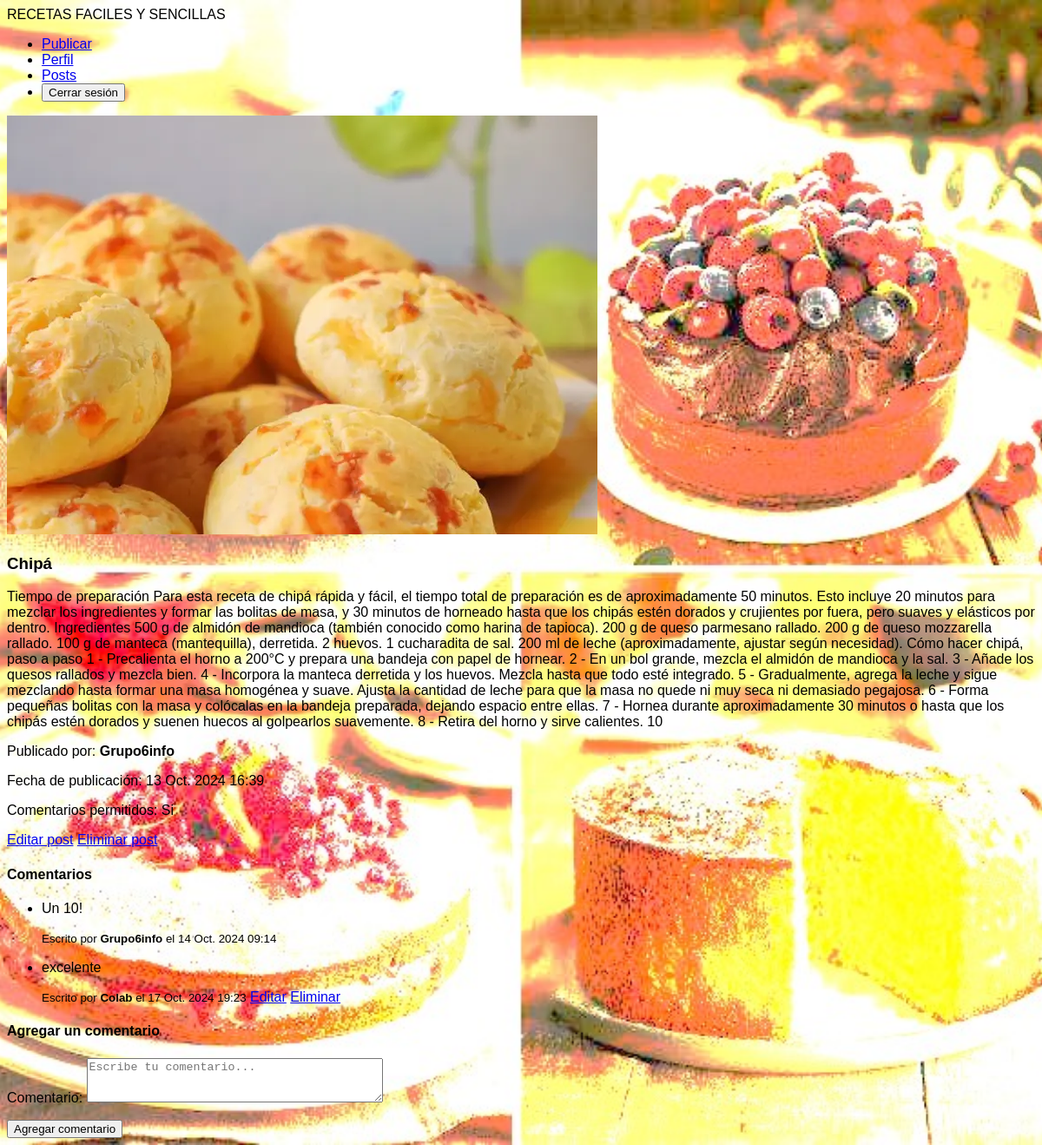
The page /posts/Chipa/ (signed in) on the database its author committed.
### apps/post/models.py (models this page shows, shortened)
class PostImage(models.Model):
    post = models.ForeignKey(
        Post, on_delete=models.CASCADE, related_name='images')
    image = models.ImageField(upload_to=get_image_filename, default='post/default/post_default.png')
    active = models.BooleanField(default=True)

class Post(models.Model):
    id=models.UUIDField(primary_key=True, default=uuid.uuid4, editable=False)
    title= models.CharField(max_length=250)
    slug = models.SlugField(unique=True, max_length=200, blank=True)
    content = RichTextField(max_length=10000)
    author = models.ForeignKey(
        settings.AUTH_USER_MODEL, on_delete=models.CASCADE)
    creation_date = models.DateTimeField(default=timezone.now)
    modification_date = models.DateTimeField(auto_now=True)
    allow_comments = models.BooleanField(default=True)
    category = models.ForeignKey(Category, on_delete=models.SET_NULL, null=True, related_name='posts')

class Comment(models.Model):
    id = models.UUIDField(primary_key=True, default=uuid.uuid4, editable=False)
    content = models.TextField(max_length=500)
    creation_date = models.DateTimeField(auto_now_add=True)
    author= models.ForeignKey(settings.AUTH_USER_MODEL, on_delete=models.CASCADE)
    post = models.ForeignKey(Post, on_delete=models.CASCADE, related_name='comments')

### apps/user/models.py (models this page shows, shortened)
class User(AbstractUser):
    id=models.UUIDField(primary_key=True, default=uuid.uuid4, editable=False)
    alias = models.CharField(max_length=30, blank=True)
    avatar = models.ImageField(
        upload_to=get_avatar_filename, default='user/default/avatar_default.jpg')
    @property
    def is_collaborator(self):
        return self.groups.filter(name='Collaborators').exists()
    @property
    def is_admin(self):
        return self.groups.filter(name='Admins').exists()

### apps/post/views.py (the view, shortened to what this page needs)
# urls.py: path('posts/<slug:slug>/', views.PostDetailView.as_view(), name='post_detail'),
class PostDetailView(DetailView):
    model = Post
    template_name = 'post/post_detail.html'
    context_object_name = 'post'
    def get_context_data(self, **kwargs):
        context = super().get_context_data(**kwargs)
        active_images = self.object.images.filter(active=True)
        context['active_images'] = active_images
        context['add_comment_form'] = CommentForm()
        edit_comment_id = self.request.GET.get('edit_comment')
        delete_comment_id = self.request.GET.get('delete_comment')
        return context

### apps/post/forms.py
class CommentForm(forms.ModelForm):
    class Meta:
        model = Comment
        fields = ['content']
        labels = {
            'content': 'Comentario'
        }
        widgets = {
            'content': forms.Textarea(attrs={'rows': 3, 'placeholder': 'Escribe tu comentario...', 'class': 'p-2'})
        }

### templates/post/post_detail.html (shortened to what this page needs)
{% extends 'layouts/post_layout.html' %}
{% block content %}
{% if active_images %}
    <div class="grid grid-cols-1 sm:grid-cols-2 md:grid-cols-3 gap-4">
        {% for img in active_images %}
            <a href="{{ img.image.url }}" target="_blank">
                <img
                    src="{{ img.image.url }}"
                    alt="Portada del post {{ img.id }}"
                    class="w-[400px] object-cover aspect-[16/9]">
            </a>
        {% endfor %}
    </div>
{% endif %}
<h3 class="text-2xl uppercase font-bold">{{ post.title }}</h3>
<p>{{ post.content }}</p>
<p>Publicado por: <strong class="font-bold">{{ post.author.username }}</strong>
</p>
<p>Fecha de publicación: {{ post.creation_date }}</p>
<p>Comentarios permitidos: {{ post.allow_comments|yesno:"Si,No" }}</p>
<div class="flex mt-8 gap-4">
    <a
        class="bg-blue-500 text-white p-2 rounded-lg"
        href="{% url 'post:post_update' slug=post.slug %}"
    >Editar post</a>
    <a
        class="bg-red-500 text-white p-2 rounded-lg"
        href="{% url 'post:post_delete' slug=post.slug %}"
    >Eliminar post</a>
</div>
<h4 class="mt-8 mb-4">Comentarios</h4>
{% if post.comments.count > 0 %}
    <ul>
        {% for comment in post.comments.all %}
            <li class="mb-8">
                {% if comment.id == editing_comment_id %}
                    <form method="post" action="{% url 'post:comment_update' comment.id %}">
                        {% csrf_token %}
                    <p class="flex flex-col">{{ edit_comment_form.content.label_tag }} {{edit_comment_form.content }}</p>
                    <button type="submit" class="text-blue-500">Actualizar</button>
                    <a href="{% url 'post:post_detail' post.slug %}" class="text-red-500">Cancelar</a>
                    </form>
                {% else %}
                    <p>{{ comment.content }}</p>
                    <small>Escrito por <strong>{{ comment.author.username }}</strong> el {{comment.creation_date }}</small>
                    {% if comment.author == user %}
                        <a href="?edit_comment={{ comment.id }}" class="text-blue-500">Editar</a>
                        <a href="?delete_comment={{ comment.id }}" class="text-red-500">Eliminar</a>
                    {% elif user.is_collaborator and post.author == user and not comment.author.is_admin and not comment.author.is_superuser or user.is_superuser or user.is_admin %}
                        <a href="?delete_comment={{ comment.id }}" class="text-red-500">Eliminar</a>
                    {% endif %}
                {% endif %}
            </li>
        {% endfor %}
    </ul>
{% else %}
    <p>No hay comentarios aún.</p>
{% endif %}
{% if user.is_authenticated %}
    <h4>Agregar un comentario</h4>
    <form method="post" action="{% url 'post:comment_create' post.slug %}">
        <p class="flex flex-col mt-4 mb-8">{{ add_comment_form.content.label_tag }} {{add_comment_form.content }}</p>
        <button type="submit" class="bg-blue-500 text-white p-2 rounded-lg">Agregar comentario</button>
    </form>
{% endif %}
{% endblock content %}

### static/css/style.css (style rules this page uses)
body { display: flex; flex-direction: column; min-height: 100vh; font-family: 'Oswald', sans-serif; font-family: 'Poppins', sans-serif; }
body { background-image: url('../images/background.jpg'); background-size: cover; background-position: center; background-repeat: no-repeat; }

### rows shown on the page
PostImage: image (picture)
Post: title "Chipá", content "Tiempo de preparación Para esta receta de chipá rápida y fácil, el tiempo total de preparación es de aproximadamente 50 minutos. Esto incluye 20 minutos para mezclar los ingredientes y formar las bolitas de masa, y 30 minutos de horneado hasta que los chipás estén dorados y crujientes por fuera, pero suaves y elásticos por dentro. Ingredientes 500 g de almidón de mandioca (también conocido como harina de tapioca). 200 g de queso parmesano rallado. 200 g de queso mozzarella rallado. 100 g de manteca (mantequilla), derretida. 2 huevos. 1 cucharadita de sal. 200 ml de leche (aproximadamente, ajustar según necesidad). Cómo hacer chipá, paso a paso 1 - Precalienta el horno a 200°C y prepara una…", author.username "Grupo6info", creation_date "13 Oct. 2024 16:39", allow_comments "Si"
Comment: content "Un 10!", author.username "Grupo6info", creation_date "14 Oct. 2024 09:14"
Comment: content "excelente", author.username "Colab", creation_date "17 Oct. 2024 19:23"

### other values the page prints
{{ add_comment_form.content.label_tag }} "Comentario:"
